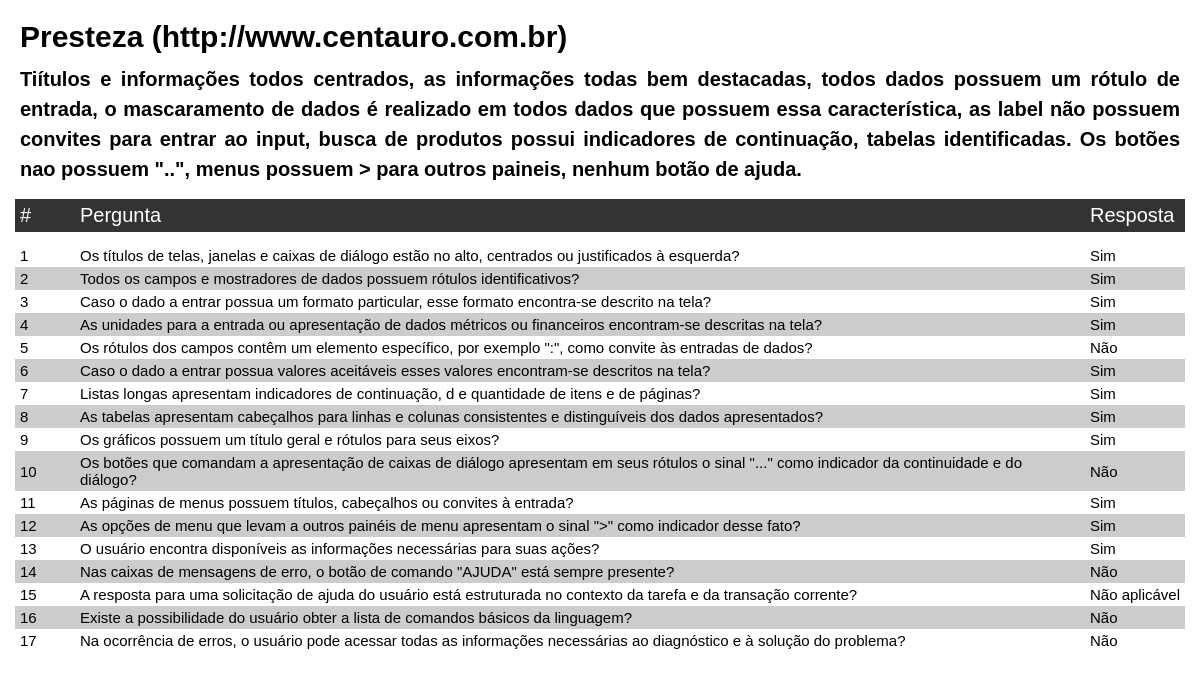
Page /relatorios/index.php on the committed database.
### tables this page shows
CREATE TABLE `criterio` (
  `CRI_ID` int(11) NOT NULL AUTO_INCREMENT,
  `CRI_NOM` varchar(45) NOT NULL,
  `CRI_DSC` text NOT NULL,
  `CRI_CON` text,
  `CRI_ORD` int(11) NOT NULL,
  `CRI_STS` enum('on','off') NOT NULL DEFAULT 'on',
  PRIMARY KEY (`CRI_ID`),
  UNIQUE KEY `CAT_ID_UNIQUE` (`CRI_ID`)
);

CREATE TABLE `checklist` (
  `CHK_ID` int(11) NOT NULL AUTO_INCREMENT,
  `CHK_URL` text NOT NULL,
  `CHK_STS` enum('on','off') NOT NULL DEFAULT 'on',
  PRIMARY KEY (`CHK_ID`),
  UNIQUE KEY `CHK_ID_UNIQUE` (`CHK_ID`)
);

CREATE TABLE `descricao` (
  `DSC_ID` int(11) NOT NULL AUTO_INCREMENT,
  `DSC_CHK_ID` int(11) NOT NULL,
  `DSC_CRI_ID` int(11) NOT NULL,
  `DSC_DESC` text NOT NULL,
  PRIMARY KEY (`DSC_ID`,`DSC_CHK_ID`,`DSC_CRI_ID`),
  UNIQUE KEY `DSC_ID_UNIQUE` (`DSC_ID`),
  KEY `fk_checklist_has_criterio_criterio1_idx` (`DSC_CRI_ID`),
  KEY `fk_checklist_has_criterio_checklist1_idx` (`DSC_CHK_ID`),
  CONSTRAINT `fk_checklist_has_criterio_checklist1` FOREIGN KEY (`DSC_CHK_ID`) REFERENCES `checklist` (`CHK_ID`) ON DELETE NO ACTION ON UPDATE NO ACTION,
  CONSTRAINT `fk_checklist_has_criterio_criterio1` FOREIGN KEY (`DSC_CRI_ID`) REFERENCES `criterio` (`CRI_ID`) ON DELETE NO ACTION ON UPDATE NO ACTION
);

CREATE TABLE `resposta` (
  `RSP_ID` int(11) NOT NULL AUTO_INCREMENT,
  `RSP_CHK_ID` int(11) NOT NULL,
  `RSP_CRI_ID` int(11) NOT NULL,
  `RSP_QST_ID` int(11) NOT NULL,
  `RSP_VLR` varchar(45) NOT NULL,
  `RSP_COM` text,
  `RSP_STS` enum('on','off') NOT NULL DEFAULT 'on',
  PRIMARY KEY (`RSP_ID`,`RSP_CHK_ID`,`RSP_CRI_ID`,`RSP_QST_ID`),
  UNIQUE KEY `RSP_ID_UNIQUE` (`RSP_ID`),
  KEY `fk_criterio_has_questao_questao1_idx` (`RSP_QST_ID`),
  KEY `fk_resposta_checklist1_idx` (`RSP_CHK_ID`),
  KEY `fk_resposta_criterio1_idx` (`RSP_CRI_ID`),
  CONSTRAINT `fk_criterio_has_questao_questao1` FOREIGN KEY (`RSP_QST_ID`) REFERENCES `questao` (`QST_ID`) ON DELETE NO ACTION ON UPDATE NO ACTION,
  CONSTRAINT `fk_resposta_checklist1` FOREIGN KEY (`RSP_CHK_ID`) REFERENCES `checklist` (`CHK_ID`) ON DELETE NO ACTION ON UPDATE NO ACTION,
  CONSTRAINT `fk_resposta_criterio1` FOREIGN KEY (`RSP_CRI_ID`) REFERENCES `criterio` (`CRI_ID`) ON DELETE NO ACTION ON UPDATE NO ACTION
);

CREATE TABLE `questao` (
  `QST_ID` int(11) NOT NULL AUTO_INCREMENT,
  `QST_CRI_ID` int(11) NOT NULL,
  `QST_PRG` text NOT NULL,
  `QST_STS` enum('on','off') NOT NULL DEFAULT 'on',
  PRIMARY KEY (`QST_ID`,`QST_CRI_ID`),
  UNIQUE KEY `QST_ID_UNIQUE` (`QST_ID`),
  KEY `fk_questao_criterio1_idx` (`QST_CRI_ID`),
  CONSTRAINT `fk_questao_criterio1` FOREIGN KEY (`QST_CRI_ID`) REFERENCES `criterio` (`CRI_ID`) ON DELETE NO ACTION ON UPDATE NO ACTION
);

### webroot/class/Requisicao.php (called while the page is built, shortened)
<?php
class Requisicao {
	public static function isAjax()
	{
		if(isset($_SERVER['HTTP_X_REQUESTED_WITH']) && ($_SERVER['HTTP_X_REQUESTED_WITH'] === 'XMLHttpRequest')) {
			return true;
		}
		else {
			return false;
		}
	}
}
?>

### webroot/class/BancoDados.php (called while the page is built, shortened)
<?php
class BancoDados
{
	public function consultarBanco($sqlQuery)
	{
		if(!empty($sqlQuery)) {
			$sqlConsultarBanco = mysql_query($sqlQuery);
			$numSqlSelectBanco = mysql_num_rows($sqlConsultarBanco);
			if($numSqlSelectBanco > 0) {
				$qntdCampos = mysql_num_fields($sqlConsultarBanco);
				$count = 0;
				while($sqlValoresConsultarBanco = mysql_fetch_object($sqlConsultarBanco)) {
					$i = 0;
					while($i < $qntdCampos) {
						$identificador = mysql_field_name($sqlConsultarBanco, $i);
						$arraySqlConsultarBanco[$count][$identificador] = $sqlValoresConsultarBanco->$identificador;
						$i++;
					}
					$count++;
				}
				return $arraySqlConsultarBanco;
			}
			else {
				return false;
			}
		}
		else {
			return false;
		}
	}
}
?>

### webroot/view/meio/pagina-graficos/conteudo-pagina-relatorios.php (the view, shortened to what this page needs)
<?php
	if(!Requisicao::isAjax()) {
		$CRI_ID = 1;
		$CHK_ID = 1;
		$WHERE = "WHERE resposta.RSP_CRI_ID = $CRI_ID AND resposta.RSP_CHK_ID = $CHK_ID AND descricao.DSC_CHK_ID = $CHK_ID";
		$consPerguntas = $db->consultarBanco("SELECT * FROM resposta INNER JOIN questao ON resposta.RSP_QST_ID = questao.QST_ID INNER JOIN criterio ON resposta.RSP_CRI_ID = criterio.CRI_ID INNER JOIN checklist ON resposta.RSP_CHK_ID = checklist.CHK_ID INNER JOIN descricao ON descricao.DSC_CRI_ID = criterio.CRI_ID $WHERE GROUP BY resposta.RSP_ID ORDER BY resposta.RSP_ID ASC");
		if($consPerguntas) {
			$i = 0;
			?>
				<h3><?=utf8_encode($consPerguntas[0]['CRI_NOM']).' ('.utf8_encode($consPerguntas[0]['CHK_URL']).')'?></h3>
				<h4><?=utf8_encode($consPerguntas[0]['DSC_DESC'])?></h4>
				<p></p>
				<table>
					<thead>
						<tr>
							<td style="width: 50px;">#</td>
							<td>Pergunta</td>
							<td>Resposta</td>
						</tr>
					</thead>
					<tbody>
						<?php
							while($i < count($consPerguntas)) {
								?>
									<tr>
										<td><?=$i+1?></td>
										<td><?=utf8_encode($consPerguntas[$i]['QST_PRG'])?></td>
										<td><?=utf8_encode($consPerguntas[$i]['RSP_VLR'])?></td>
									</tr>
								<?php
								$i++;
							}
						?>
					</tbody>
				</table>
				<div id="div-grafico" class="div-grafico"></div>
			<?php
		}
		else {
			$arr[0]['status'] = false;
		}
	}
?>

### relatorios/index.php (shortened to what this page needs)
<?php
	require('../config.php');
?>
<!DOCTYPE html>
<html lang="pt-br">
	<head>
		<?php
			require('../webroot/view/head/conteudo-head.php');
		?>
	</head>
	<body>
		<?php
			require('../webroot/view/meio/pagina-graficos/conteudo-pagina-relatorios.php');
		?>
	</body>
</html>

### webroot/view/head/conteudo-head.php (shortened to what this page needs)
<link href="http://maxcdn.bootstrapcdn.com/font-awesome/4.3.0/css/font-awesome.min.css" rel="stylesheet">
<link href="<?=D_PATH?>/webroot/css/animate.css" rel="stylesheet/less" media="all">
<link href="<?=D_PATH?>/webroot/css/style.less" rel="stylesheet/less" media="all">

### webroot/view/meio/pagina-graficos/conteudo-pagina-relatorios.php (style rules this page uses)
* { padding: 0; margin: 0; font-family: arial; text-align: left; }
body { padding: 15px; }
h3 { padding: 5px; font-size: 30px; }
h4 { padding: 5px; font-size: 20px; line-height: 1.5; text-align: justify; }
p { padding: 5px; font-size: 22px; }
table { width: 100%; border-collapse: collapse; }
table > thead > tr > td { padding: 5px; background: #333; font-size: 20px; color: #fff; }
table > tbody > tr:nth-child(1) > td { padding-top: 15px; }
table > tbody > tr:nth-child(even) { background: #ccc; }
table > tbody > tr > td { padding: 3px 5px; font-size: 15px; }
.div-grafico { width: 100%; height: 550px; display: inline-block; }

### rows in the picture
criterio: CRI_NOM "Presteza"
checklist: CHK_URL "http://www.centauro.com.br"
descricao: DSC_DESC "Tiítulos e informações todos centrados, as informações todas bem destacadas, todos dados possuem um rótulo de entrada, o mascaramento de dados é realizado em todos dados que possuem essa característica, as label não possuem convites para entrar ao input, busca de produtos possui indicadores de continuação, tabelas identificadas. Os botões nao possuem \"..\", menus possuem > para outros paineis, nenhum botão de ajuda."
resposta: questao.QST_PRG "Os títulos de telas, janelas e caixas de diálogo estão no alto, centrados ou justificados à esquerda?", RSP_VLR "Sim"
resposta: questao.QST_PRG "Todos os campos e mostradores de dados possuem rótulos identificativos?", RSP_VLR "Sim"
resposta: questao.QST_PRG "Caso o dado a entrar possua um formato particular, esse formato encontra-se descrito na tela?", RSP_VLR "Sim"
resposta: questao.QST_PRG "As unidades para a entrada ou apresentação de dados métricos ou financeiros encontram-se descritas na tela?", RSP_VLR "Sim"
resposta: questao.QST_PRG "Os rótulos dos campos contêm um elemento específico, por exemplo \":\", como convite às entradas de dados?", RSP_VLR "Não"
resposta: questao.QST_PRG "Caso o dado a entrar possua valores aceitáveis esses valores encontram-se descritos na tela?", RSP_VLR "Sim"
resposta: questao.QST_PRG "Listas longas apresentam indicadores de continuação, d e quantidade de itens e de páginas?", RSP_VLR "Sim"
resposta: questao.QST_PRG "As tabelas apresentam cabeçalhos para linhas e colunas consistentes e distinguíveis dos dados apresentados?", RSP_VLR "Sim"
resposta: questao.QST_PRG "Os gráficos possuem um título geral e rótulos para seus eixos?", RSP_VLR "Sim"
resposta: questao.QST_PRG "Os botões que comandam a apresentação de caixas de diálogo apresentam em seus rótulos o sinal \"...\" como indicador da continuidade e do diálogo?", RSP_VLR "Não"
resposta: questao.QST_PRG "As páginas de menus possuem títulos, cabeçalhos ou convites à entrada?", RSP_VLR "Sim"
resposta: questao.QST_PRG "As opções de menu que levam a outros painéis de menu apresentam o sinal \">\" como indicador desse fato?", RSP_VLR "Sim"
resposta: questao.QST_PRG "O usuário encontra disponíveis as informações necessárias para suas ações?", RSP_VLR "Sim"
resposta: questao.QST_PRG "Nas caixas de mensagens de erro, o botão de comando \"AJUDA\" está sempre presente?", RSP_VLR "Não"
resposta: questao.QST_PRG "A resposta para uma solicitação de ajuda do usuário está estruturada no contexto da tarefa e da transação corrente?", RSP_VLR "Não aplicável"
resposta: questao.QST_PRG "Existe a possibilidade do usuário obter a lista de comandos básicos da linguagem?", RSP_VLR "Não"
resposta: questao.QST_PRG "Na ocorrência de erros, o usuário pode acessar todas as informações necessárias ao diagnóstico e à solução do problema?", RSP_VLR "Não"
